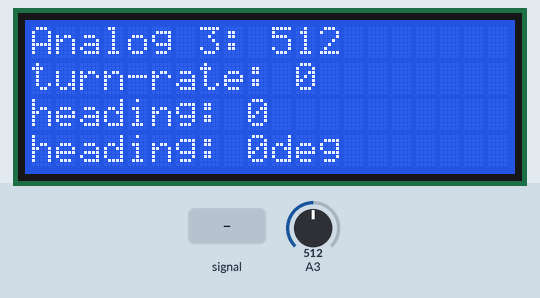
Bench run of a sketch on a simulated Arduino Uno, built with avr-gcc and run on an emulated ATmega328P. On the bench: 20×4 character LCD. Inputs (shaded band) come from the test bench; at power-on: A3 = 512. What the sketch prints to the serial monitor is not drawn.

Above: at 2.6 s.
2.7 s: A3 fed a 200 Hz sine of ±255 counts around its level
At 5.2 s:
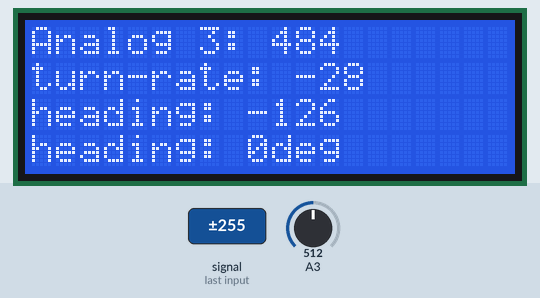
5.5 s: A3 set to 716
At 7.4 s:
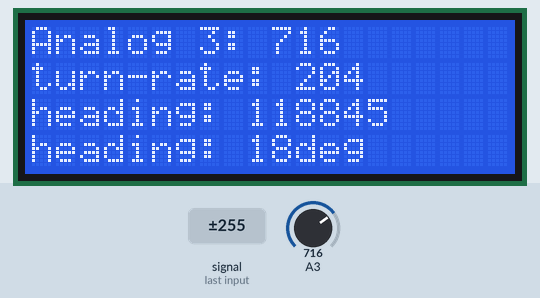
8.5 s: A3 fed a 1000 Hz sine of ±255 counts around its level
At 11.2 s:
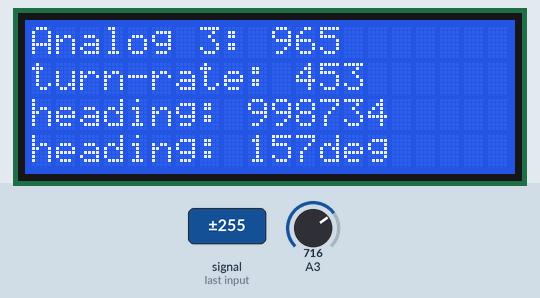
11.5 s: A3 fed a 2 Hz sine of ±306 counts around its level
At 13.3 s:
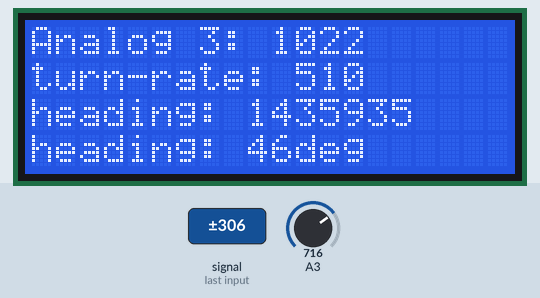
14.5 s: A3 set to 900
At 17.2 s:
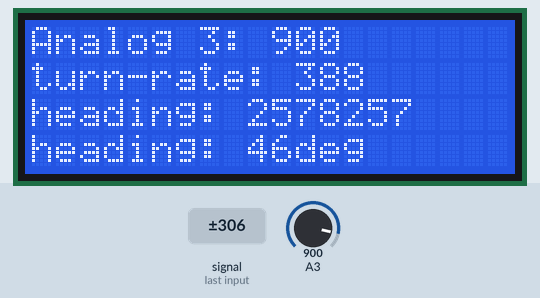
17.5 s: A3 set to 1023
At 19.1 s:
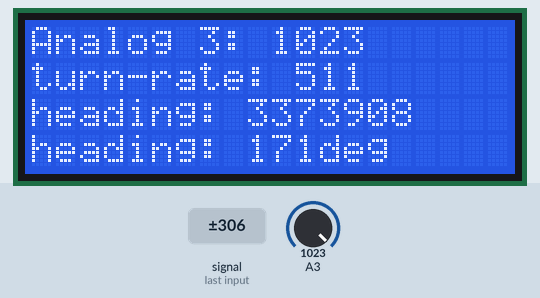
Timing chart, 0 to 20.6 s (numbered marks = the images above; inputs shaded):
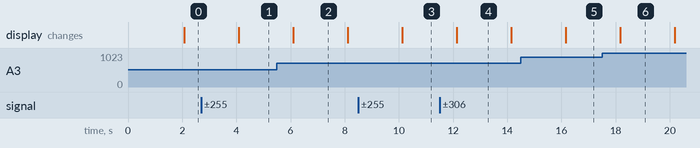

Measured:
- after the input at 2.7 s, the display: changes after 1.4 s (image 1)
- after the input at 8.5 s, the display: changes after 1.6 s (image 3)
- after the input at 14.5 s, the display: changes after 1.7 s (image 5)
- what the display in image 2 shows lasts 2.0 s, from 6.1 s to 8.1 s

The sketch:

ex08_1-4.ino
```cpp
// TurnRate Sensor: read data from analog gyroscope, output heading on lcd and send data to the FPGA via UART.

/* Connections:
  R/S : Pin 11
  R/W : not connected
  E   : Pin 12
  DB4 : Pin 13
  DB5 : Pin A0
  DB6 : Pin A1
  DB7 : Pin A2


  Turn-Rate Sensor: A3
*/
// include LCD functions:
#include <LiquidCrystal.h>

// define the LCD screen
LiquidCrystal lcd(11, 12, 13, A0, A1, A2);

// the base value of the turn sensor, e.g. the neutral value.
int16_t baseValue;

// a boolean determining whether the base value has yet been set.
boolean initialized;

// the counter used for the lcd logic cycle.
unsigned int counter;

// the counter used for the data sending to the fpga.
unsigned int sendCounter;

// the counter used to initialize the base value.
unsigned int short_delay_counter;

// the millis since the last tick after calculating the heading values.
unsigned int lastTick;

// an integer holding the "heading" value as described on the sheet.
int32_t heading_int;

// the degrees the board is heading. resets at 360 so it accurately describes them.
int heading_degree;

// the turn rate of the sensor for the current tick.
int16_t turnRate;

// how often to send signals to the fpga in milliseconds.
const unsigned int sendFrequency = 5;

// initialization
void setup()
{
  // LCD has 4 lines with 20 chars
  lcd.begin(20, 4);
  lcd.print("system ready");

  counter = millis();
  short_delay_counter = millis();
  lastTick = millis();
  sendCounter = millis();

  Serial.begin(38400);

  initialized = false;
  baseValue = 0;
  heading_int = 0;
  turnRate = 0;

}

void loop()
{

  // read the current analog value on a3
  int16_t analogValue = analogRead(A3);

  // wait for 100 milliseconds, then read the value from the turn rate sensor and set it as
  //the base value. Only execute this once.
  if (millis() - short_delay_counter > 100 && !initialized) {
    baseValue = analogValue;
    initialized = true;

  }

  // if we don't have a value to calculate from, we just don't do anything
  if (baseValue == 0) {
    return;

  }

  int16_t difference = millis() - lastTick;

  turnRate = analogValue - baseValue;

  lastTick = millis();

  //add a little margin, so the heading won't flunctuate as much. As long as the turn rate is in
  //the bounds -8 < x < 8 the heading won't change.
  if (!(turnRate > -8 && turnRate < 8)) {
    heading_int = heading_int + turnRate * difference;

    //heading_degree = (abs(heading_int) / 3174) % 360;
    heading_degree = (abs(heading_int) / 6348) % 180;
  }

  //update the turn rate on the fpga every millisecond, or 1000 microseconds, since reading from the new data
  //takes about 200 microseconds we just wait for a while to send the next datastring.
  if (millis() - sendCounter > sendFrequency) {
    Serial.write(heading_degree);
    sendCounter = millis();
  }

  //update the lcd every 2 seconds.
  if (millis() - counter > 2000) {
    lcdLogic(analogValue);
    counter = millis();
  }
}

/*
   The logic used to control the LCD. See method body for more information.

   This method completely blocks other logic-implementation for the time
   specified in {@link ex01-6#FLICKER_PREVENTION_TIME}.

   @param mAnalogValue
                An integer value which gets printed onto the LCDs screen.
*/
void lcdLogic(const int mAnalogValue) {

  // Clear display each time this method gets called, so the
  // old LCD-display doesn't get overwritten
  lcd.clear();

  // Sets the cursor to the first row at the first char
  lcd.setCursor(0, 0);

  // Prints the value given onto the LCD
  lcd.print("Analog 3: " + String(mAnalogValue));

  lcd.setCursor(0, 1);

  lcd.print("turn-rate: " + String(turnRate));

  lcd.setCursor(0, 2);

  lcd.print("heading: " + String(heading_int));

  lcd.setCursor(0, 3);

  lcd.print("heading: " + String(heading_degree) + "deg");
}
```
